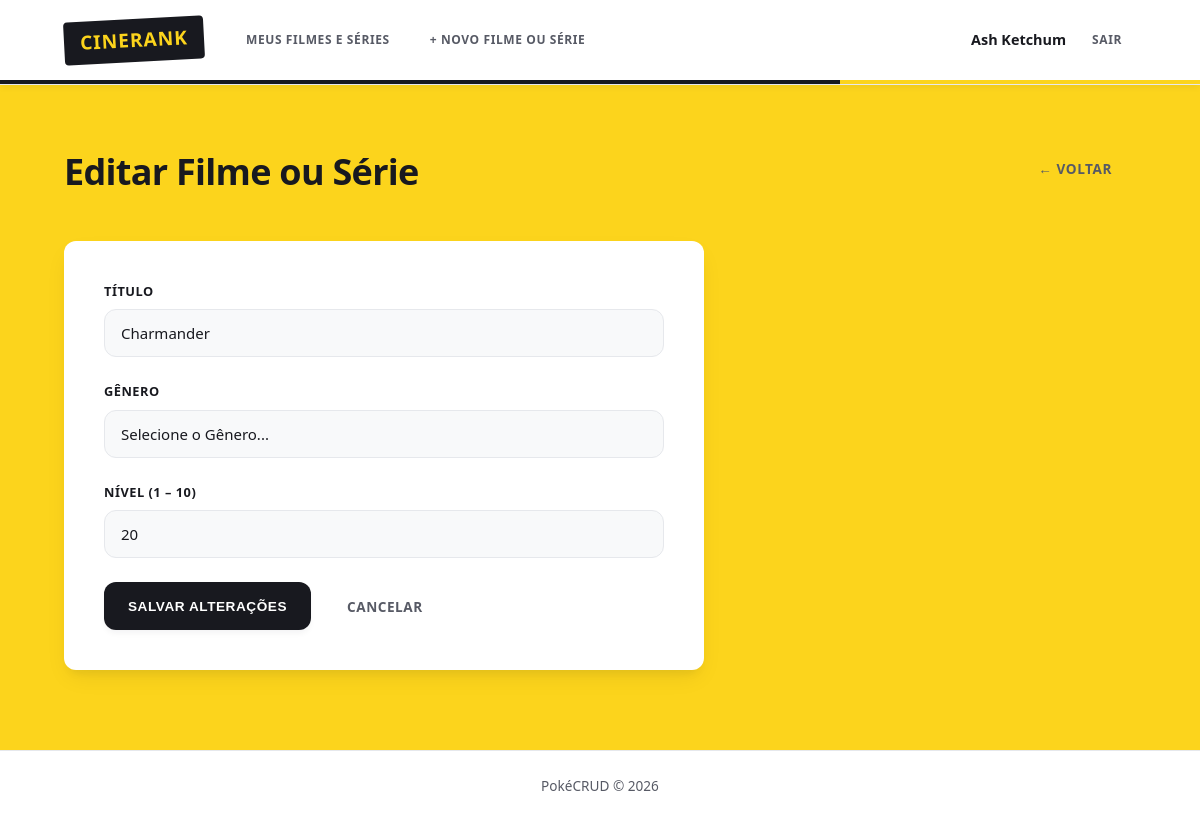
Before: /pages/pokemon_edit.php?id=2 (signed in) with the older database file.
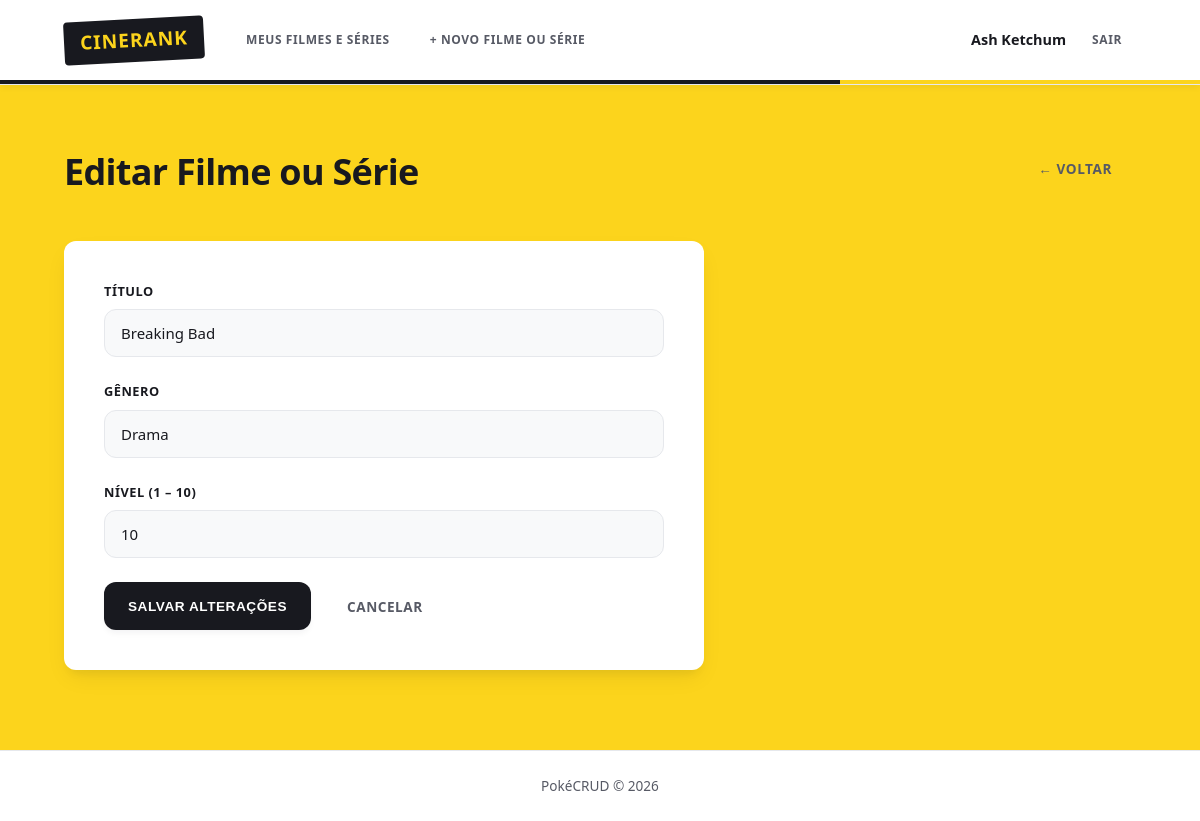
After: the same page with the newer database file.
### tables this page shows
CREATE TABLE IF NOT EXISTS pokemon (
    id         INT          NOT NULL AUTO_INCREMENT,
    nome       VARCHAR(100) NOT NULL,
    tipo       VARCHAR(50)  NOT NULL,
    nivel DECIMAL(3,1) NOT NULL,
    usuario_id INT          NOT NULL,
    PRIMARY KEY (id),
    CONSTRAINT fk_pokemon_usuario
        FOREIGN KEY (usuario_id) REFERENCES usuario(id)
        ON DELETE CASCADE
);

### config/database.php (called while the page is built, shortened)
<?php
function getConexao(): PDO {
    $dsn = "mysql:host=" . DB_HOST . ";dbname=" . DB_NAME . ";charset=" . DB_CHARSET;
    $opcoes = [
        PDO::ATTR_ERRMODE            => PDO::ERRMODE_EXCEPTION,
        PDO::ATTR_DEFAULT_FETCH_MODE => PDO::FETCH_ASSOC,
        PDO::ATTR_EMULATE_PREPARES   => false,
    ];
    return new PDO($dsn, DB_USER, DB_PASS, $opcoes);
}

### repository/PokemonRepository.php (called while the page is built, shortened)
<?php
require_once __DIR__ . '/../config/database.php';
require_once __DIR__ . '/../entity/Pokemon.php';
class PokemonRepository {
    private PDO $pdo;
    public function __construct() {
        $this->pdo = getConexao();
    }
    public function buscarPorId(int $id): ?Pokemon {
        $stmt = $this->pdo->prepare('SELECT * FROM pokemon WHERE id = :id LIMIT 1');
        $stmt->execute([':id' => $id]);
        $dados = $stmt->fetch();
        if ($dados) {
            return new Pokemon($dados);
        }
        return null;
    }
}

### entity/Pokemon.php (called while the page is built, shortened)
<?php
class Pokemon {
    private int    $id;
    private string $nome;
    private string $tipo;
    private float  $nivel;
    public function __construct(array $dados) {
        $this->id        = (int) ($dados['id']        ?? 0);
        $this->nome      =        $dados['nome']       ?? '';
        $this->tipo      =        $dados['tipo']       ?? '';
        $this->nivel = (float) ($dados['nivel'] ?? 1.0);
    }
    public function getId():        int    { return $this->id; }
    public function getNome():      string { return $this->nome; }
    public function getTipo():      string { return $this->tipo; }
    public function getNivel():     float    { return $this->nivel; }
}

### pages/pokemon_edit.php (the view, shortened to what this page needs)
<?php
require_once __DIR__ . '/../repository/PokemonRepository.php';
$repo = new PokemonRepository();
$id = (int) ($_GET['id'] ?? 0);
$pokemon = $repo->buscarPorId($id, $_SESSION['usuario_id']);
$nome = $pokemon->getNome();
$tipo = $pokemon->getTipo();
$nivel = $pokemon->getNivel();
$tipos = [
    'Ação',
    'Aventura',
    'Animação',
    'Comédia',
    'Crime',
    'Documentário',
    'Drama',
    'Fantasia',
    'Ficção Científica',
    'Mistério',
    'Romance',
    'Suspense',
    'Terror'
];
require_once __DIR__ . '/../includes/header.php';
?>
<div class="page-header">
  <h2>Editar Filme ou Série</h2>
  <a href="index.php" class="btn btn-ghost">← Voltar</a>
</div>
<div class="form-card">
  <form method="POST" action="pokemon_edit.php?id=<?= $pokemon->getId() ?>">
    <div class="form-group">
      <label for="nome">Título</label>
      <input
        type="text"
        id="nome"
        name="nome"
        placeholder="Ex: Charmander"
        value="<?= htmlspecialchars($nome) ?>"
        required
      />
    </div>
    <div class="form-group">
      <label for="tipo">Gênero</label>
      <select id="tipo" name="tipo" required>
        <option value="">Selecione o Gênero...</option>
        <?php foreach ($tipos as $t): ?>
          <?php
            $selecionado = '';
            if ($tipo === $t) {
                $selecionado = 'selected';
            }
          ?>
          <option value="<?= $t ?>" <?= $selecionado ?>>
            <?= $t ?>
          </option>
        <?php endforeach; ?>
      </select>
    </div>
    <div class="form-group">
      <label for="nivel">Nível (1 – 10)</label>
      <input
        type="number"
        id="nivel"
        name="nivel"
        min="0"
        max="10"
        step="0.1"
        value="<?= $nivel ?>"
        required
      />
    </div>
    <div class="form-actions">
      <button type="submit" class="btn btn-primary">Salvar alterações</button>
      <a href="index.php" class="btn btn-ghost">Cancelar</a>
    </div>
  </form>
</div>
<?php require_once __DIR__ . '/../includes/footer.php'; ?>

Changed rows visible on the page:
changed pokemon: nome "Charmander" → "Breaking Bad"; nivel "20" → "10"
Other visible differences:
form field tipo: "Selecione o Gênero..." → "Drama"
